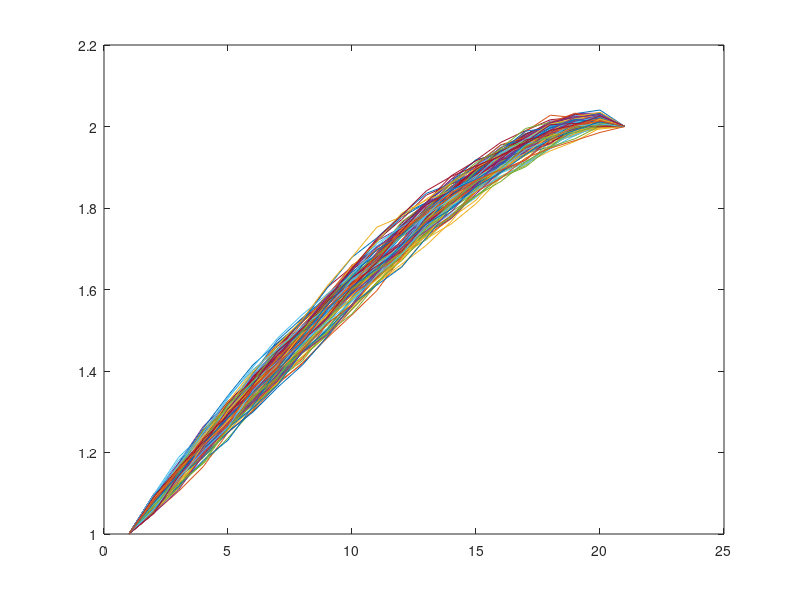

Reproduce this figure in MATLAB.
expectW= [];
varW = [];
delta_t = 0.05;
t1 = 1;
t2 = 2;
t3 = -1;
%when t equal to 2, the index will be 22
index = 21;
x(1) = 1;
x(index) = 2;
n = 2-0.05;
%wiener process of w1 and w2 is just a normal distribution
w(1) = rand*sqrt(1);
w(index)= rand*sqrt(2-1);

%expected value of given variables
expectW(1) = 0;
expectW(index) = 0;

%variance of given variables
varW(1) = 1;
varW(index) = 1;



for b=1:1:100
    k=1;
    %calcuates the expected value from t1 to t2
    %each expected value is stored in expectW(k)
    for t=1.05:0.05:n
        t_prev=t-delta_t;
        
        %expected value
        A = ( (t2-t)/(t2-t_prev) )*x(k);
        B = ( (t-t_prev)/(t2-t_prev) )*x(index);
        expectW(k+1) = A+B;
        
        %variance
        A = (t2-t) * (t-t_prev);
        B = t2-t_prev;
        varW(k+1) = A/B;
        
        %x(k)
        x(k+1) = (rand*varW(k+1)) + expectW(k+1);
        k = k+1;
        
    end
    
    plot(x);
    hold on
    
    
    
    
end




